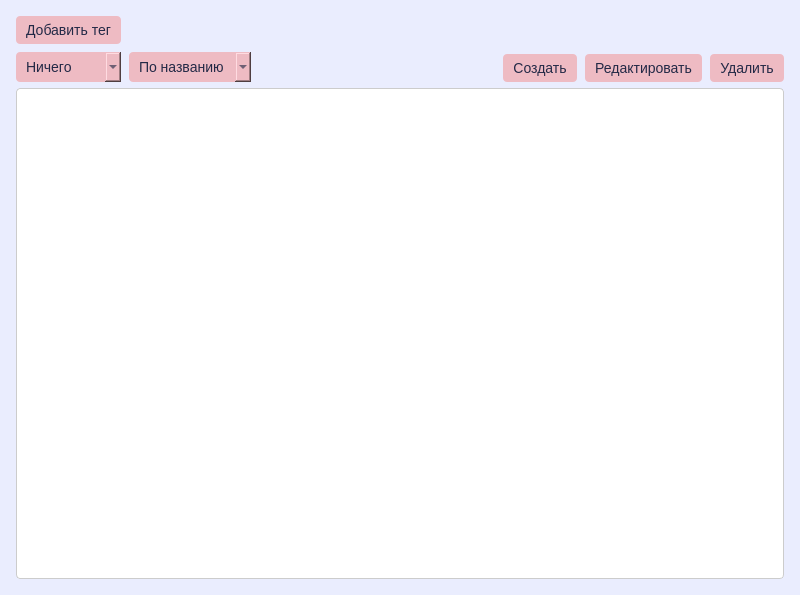
<?xml version="1.0" encoding="UTF-8"?>
<ui version="4.0">
 <class>MainWindow</class>
 <widget class="QMainWindow" name="MainWindow">
  <property name="geometry">
   <rect>
    <x>0</x>
    <y>0</y>
    <width>800</width>
    <height>595</height>
   </rect>
  </property>
  <property name="windowTitle">
   <string>MainWindow</string>
  </property>
  <property name="styleSheet">
   <string notr="true">QWidget#MainWindow {
    background-color: #EAEDFE;
}</string>
  </property>
  <widget class="QWidget" name="centralwidget">
   <property name="autoFillBackground">
    <bool>false</bool>
   </property>
   <layout class="QVBoxLayout" name="verticalLayout_5" stretch="10,90">
    <property name="leftMargin">
     <number>16</number>
    </property>
    <property name="topMargin">
     <number>16</number>
    </property>
    <property name="rightMargin">
     <number>16</number>
    </property>
    <property name="bottomMargin">
     <number>16</number>
    </property>
    <item>
     <layout class="QHBoxLayout" name="horizontalLayout_4">
      <property name="spacing">
       <number>8</number>
      </property>
      <item>
       <layout class="QVBoxLayout" name="verticalLayout">
        <item>
         <layout class="QHBoxLayout" name="horizontalLayout">
          <item>
           <widget class="QPushButton" name="addTagButton">
            <property name="styleSheet">
             <string notr="true">QPushButton {
    background-color: #eebbc3;
    border-radius: 4px;
    padding-top: 6px;
    padding-right: 10px;
    padding-bottom: 6px;
    padding-left: 10px;
    color: #232946;
    font-size: 14px;
}

QPushButton:hover {
    background-color: #E6B4BC; 
}

QPushButton:pressed {
    background-color: #FFC9D2;
}</string>
            </property>
            <property name="text">
             <string>Добавить тег</string>
            </property>
           </widget>
          </item>
         </layout>
        </item>
        <item>
         <layout class="QHBoxLayout" name="horizontalLayout_3">
          <item>
           <widget class="QComboBox" name="tagComboBox">
            <property name="styleSheet">
             <string notr="true">    background-color: #eebbc3;
    border-radius: 4px;
    padding-top: 6px;
    padding-right: 10px;
    padding-bottom: 6px;
    padding-left: 10px;
    color: #232946;
    font-size: 14px;

</string>
            </property>
            <item>
             <property name="text">
              <string>Ничего</string>
             </property>
            </item>
           </widget>
          </item>
         </layout>
        </item>
       </layout>
      </item>
      <item>
       <layout class="QVBoxLayout" name="verticalLayout_2">
        <property name="spacing">
         <number>7</number>
        </property>
        <property name="bottomMargin">
         <number>0</number>
        </property>
        <item>
         <spacer name="verticalSpacer">
          <property name="orientation">
           <enum>Qt::Vertical</enum>
          </property>
          <property name="sizeHint" stdset="0">
           <size>
            <width>20</width>
            <height>40</height>
           </size>
          </property>
         </spacer>
        </item>
        <item>
         <widget class="QComboBox" name="sortComboBox">
          <property name="styleSheet">
           <string notr="true">QComboBox {
    background-color: #eebbc3;
    border-radius: 4px;
    padding-top: 6px;
    padding-right: 10px;
    padding-bottom: 6px;
    padding-left: 10px;
    color: #232946;
    font-size: 14px;
}
</string>
          </property>
          <item>
           <property name="text">
            <string>По названию</string>
           </property>
          </item>
          <item>
           <property name="text">
            <string>По дате</string>
           </property>
          </item>
         </widget>
        </item>
       </layout>
      </item>
      <item>
       <spacer name="horizontalSpacer">
        <property name="orientation">
         <enum>Qt::Horizontal</enum>
        </property>
        <property name="sizeHint" stdset="0">
         <size>
          <width>40</width>
          <height>20</height>
         </size>
        </property>
       </spacer>
      </item>
      <item>
       <layout class="QVBoxLayout" name="verticalLayout_3">
        <item>
         <spacer name="verticalSpacer_2">
          <property name="orientation">
           <enum>Qt::Vertical</enum>
          </property>
          <property name="sizeHint" stdset="0">
           <size>
            <width>20</width>
            <height>40</height>
           </size>
          </property>
         </spacer>
        </item>
        <item>
         <layout class="QHBoxLayout" name="horizontalLayout_2">
          <property name="spacing">
           <number>8</number>
          </property>
          <item>
           <widget class="QPushButton" name="createButton">
            <property name="styleSheet">
             <string notr="true">QPushButton {
    background-color: #eebbc3;
    border-radius: 4px;
    padding-top: 6px;
    padding-right: 10px;
    padding-bottom: 6px;
    padding-left: 10px;
    color: #232946;
    font-size: 14px;
}

QPushButton:hover {
    background-color: #E6B4BC; 
}

QPushButton:pressed {
    background-color: #FFC9D2;
}</string>
            </property>
            <property name="text">
             <string>Создать</string>
            </property>
           </widget>
          </item>
          <item>
           <widget class="QPushButton" name="editButton">
            <property name="styleSheet">
             <string notr="true">QPushButton {
    background-color: #eebbc3;
    border-radius: 4px;
    padding-top: 6px;
    padding-right: 10px;
    padding-bottom: 6px;
    padding-left: 10px;
    color: #232946;
    font-size: 14px;
}

QPushButton:hover {
    background-color: #E6B4BC; 
}

QPushButton:pressed {
    background-color: #FFC9D2;
}</string>
            </property>
            <property name="text">
             <string>Редактировать</string>
            </property>
           </widget>
          </item>
          <item>
           <widget class="QPushButton" name="deleteButton">
            <property name="styleSheet">
             <string notr="true">QPushButton {
    background-color: #eebbc3;
    border-radius: 4px;
    padding-top: 6px;
    padding-right: 10px;
    padding-bottom: 6px;
    padding-left: 10px;
    color: #232946;
    font-size: 14px;
}

QPushButton:hover {
    background-color: #E6B4BC; 
}

QPushButton:pressed {
    background-color: #FFC9D2;
}</string>
            </property>
            <property name="text">
             <string>Удалить</string>
            </property>
           </widget>
          </item>
         </layout>
        </item>
       </layout>
      </item>
     </layout>
    </item>
    <item>
     <widget class="QListWidget" name="listNotes">
      <property name="styleSheet">
       <string notr="true">background-color: white;
border-radius: 4px;
color: #232946;
font-size: 14px;
border: 1px solid #ccc;</string>
      </property>
     </widget>
    </item>
   </layout>
  </widget>
 </widget>
 <resources/>
 <connections/>
</ui>
